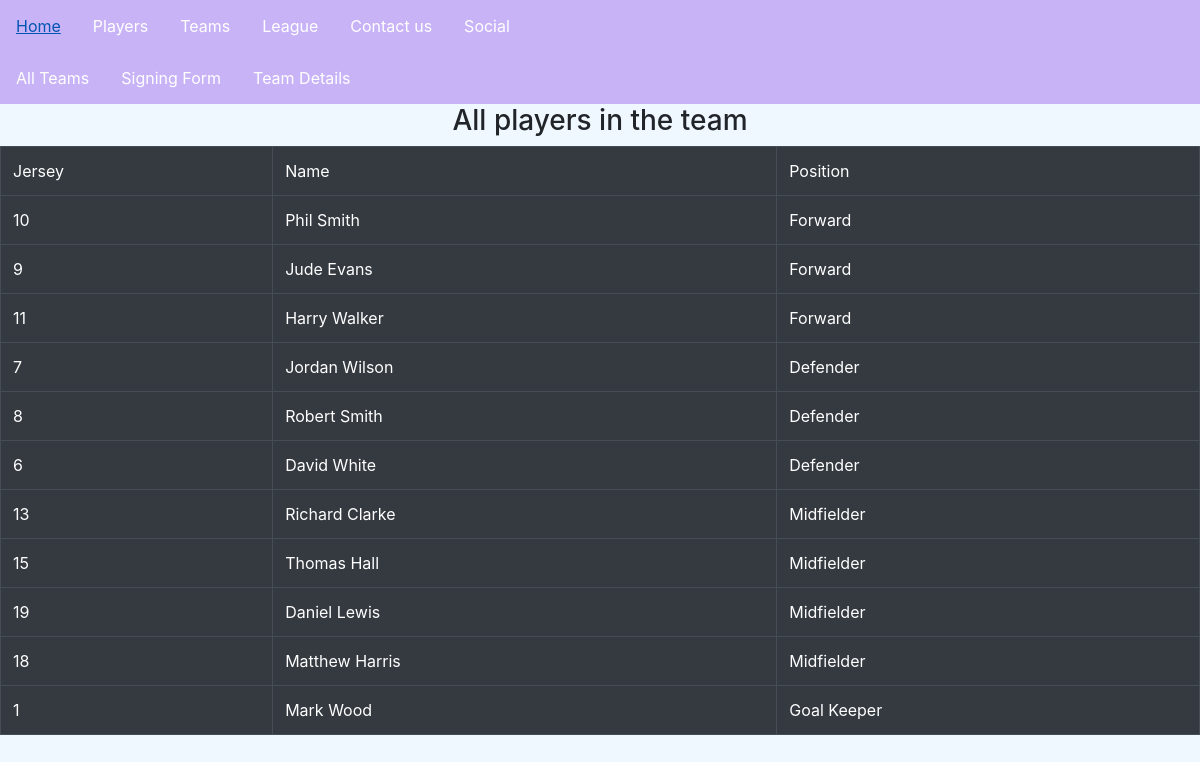
/teams/1/, run on the app's committed database.
### team/models.py (models this page shows, shortened)
class TeamPlayers(models.Model):
    teamID = models.ForeignKey(Team, on_delete=models.CASCADE)
    player = models.ForeignKey(Player, on_delete=models.CASCADE )

### player/models.py (models this page shows, shortened)
class Player(models.Model):
    pID = models.PositiveIntegerField(unique=True,validators=[MinValueValidator(1000)])
    fName = models.CharField(max_length=100)
    lName = models.CharField(max_length=100)
    height = models.DecimalField(max_digits=5, decimal_places=2,validators=[MinValueValidator(120)])
    weight = models.DecimalField(max_digits=5, decimal_places=2,validators=[MinValueValidator(50)])
    num = models.PositiveIntegerField(validators=[MinValueValidator(1), MaxValueValidator(100)])
    position = models.CharField(max_length=20, default="Unsigned")

### team/views.py (the view)
# urls.py: path('<int:teamID>/', views.team_details, name="team_details"),
def team_details(request, teamID):
    context ={}
    context["data"] = TeamPlayers.objects.filter(teamID__teamID = teamID)
    return render(request, "team/team_details.html",context)

### team/templates/team/team_details.html (shortened to what this page needs)
{% extends "base.html" %}
{% block content %}
{% include 'team/team_navbar.html' %}
    <h3>All players in the team</h3>
  <table class="table table-bordered table-dark">
    <tr>
        <td>Jersey</td>
        <td>Name</td>
        <td>Position</td>
    </tr>
    {% for p in data %}
        <tr>
        <td>{{p.player.num}}</td>
         <td>{{p.player.fName}} {{p.player.lName}}</td>
        <td>{{p.player.position}}</td>
        </tr>
    {% endfor %}
    </table>
{% endblock content %}

### mainapp/static/main.css (style rules this page uses)
body { background-color: aliceblue; }
h3 { text-align: center; }

### data on the page
TeamPlayers: player.num "10", player.fName "Phil", player.lName "Smith", player.position "Forward"
TeamPlayers: player.num "9", player.fName "Jude", player.lName "Evans", player.position "Forward"
TeamPlayers: player.num "11", player.fName "Harry", player.lName "Walker", player.position "Forward"
TeamPlayers: player.num "7", player.fName "Jordan", player.lName "Wilson", player.position "Defender"
TeamPlayers: player.num "8", player.fName "Robert", player.lName "Smith", player.position "Defender"
TeamPlayers: player.num "6", player.fName "David", player.lName "White", player.position "Defender"
TeamPlayers: player.num "13", player.fName "Richard", player.lName "Clarke", player.position "Midfielder"
TeamPlayers: player.num "15", player.fName "Thomas", player.lName "Hall", player.position "Midfielder"
TeamPlayers: player.num "19", player.fName "Daniel", player.lName "Lewis", player.position "Midfielder"
TeamPlayers: player.num "18", player.fName "Matthew", player.lName "Harris", player.position "Midfielder"
TeamPlayers: player.num "1", player.fName "Mark", player.lName "Wood", player.position "Goal Keeper"
